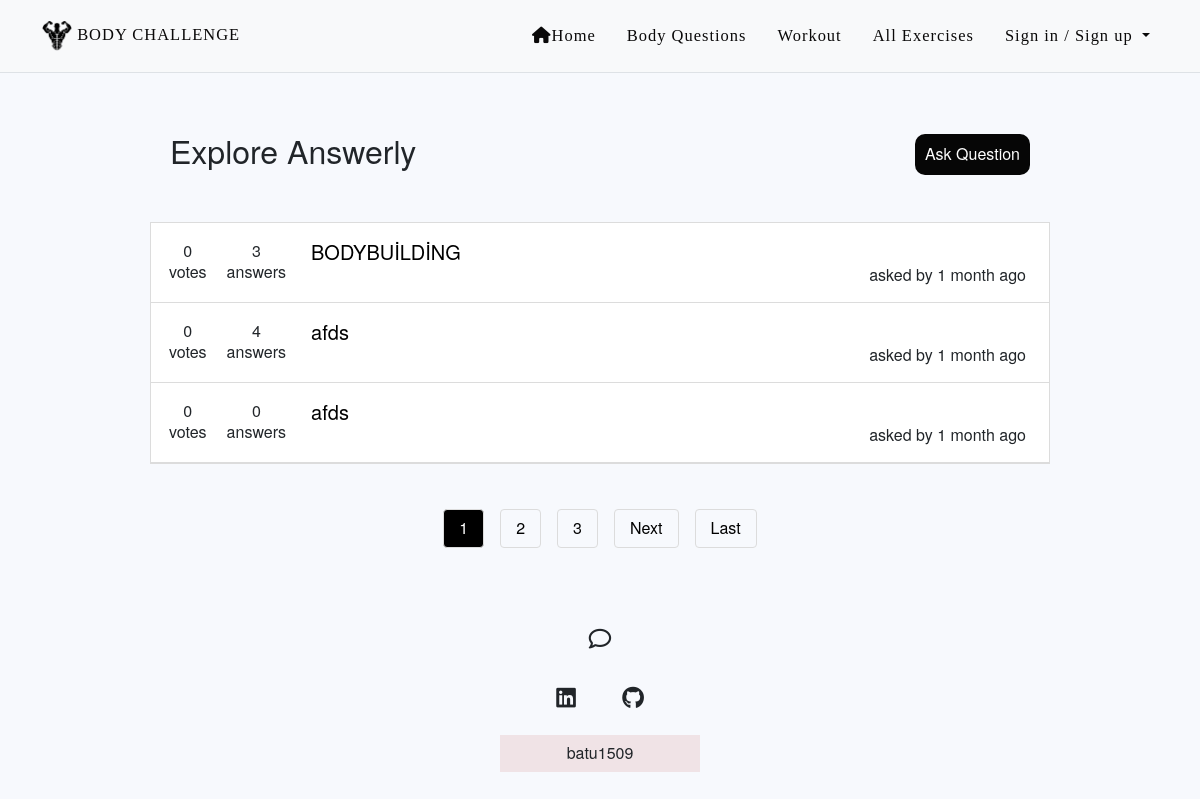
The page /questionanswer on the database its author committed.
### questionanswer/models.py (models this page shows, shortened)
class Question(models.Model):
    title = models.CharField(max_length=250)
    content = models.TextField('more information about question', blank=True, default='')
    content_markdown = models.TextField(null=True, default='')
    author = models.ForeignKey(User, on_delete=models.CASCADE, related_name='questions')
    created_at = models.DateTimeField(default=timezone.now, blank=True)
    votes = models.IntegerField('number of votes cast', default=0)

class QuestionVote(models.Model):
    question = models.OneToOneField(Question, on_delete=models.CASCADE)
    users_downvoted = models.ManyToManyField(User, related_name='downvotes', blank=True)
    users_upvoted = models.ManyToManyField(User, related_name='upvotes', blank=True)
    votes = models.IntegerField(default=0)

### questionanswer/views.py (the view)
# urls.py: path('', views.all_questions, name='all_questions'),
def all_questions(request):
    question_list = Question.objects.order_by('-created_at')
    paginator = Paginator(question_list, 3)
    page_number = request.GET.get('page')
    page_obj = paginator.get_page(page_number)
    return render(request, 'all_questions.html', {'page_obj': page_obj})

### questionanswer/templates/all_questions.html (shortened to what this page needs)
{% extends 'questionanswer.html' %}
{% load humanize %}
{% load static %}
{% block stylesheets %}
  <link rel="stylesheet" href="{% static 'css/all_questions.css' %}">
{% endblock stylesheets %}
{% block content %}
<div class="welcome_header">
  <h2 class="welcome_header__text">Explore Answerly</h2>
  <a class="welcome_header__button" href="{% url 'questionanswer:createquestion' %}">
    Ask Question
  </a>
</div>
  <div class="questions_container">
    {% for question in page_obj %}
      <div class="question bg-white">
        <div class="question__votes_container">
          <div class="question__votes">
            <div class="question__votes--number">{{ question.questionvote.votes }}</div>
            <div class="question__votes--text">votes</div>
          </div>
          <div class="question__answers">
            <div class="question__answers--number">{{ question.answer_set.all.count }}</div>
            <div class="question__answers--text">answers</div>
          </div>
        </div>
        <div class="question__summary">
          <a class="question__title" href="{% url 'questionanswer:question_details' question.id %}">
            {{question.title}}
          </a>
          <div class="question__time_and_author">
            asked by {{ question.asked_by.get_full_name }} {{ question.created_at | naturaltime }}
          </div>
        </div>
      </div>
    {% endfor %}
  </div>
  <div class="quest pagination_buttons_container">
    {% for num in page_obj.paginator.page_range %}
        {% if page_obj.number == num %}
            <a class="pagination_button current_pagination_button" href="?page= {{ num }}"> {{ num }} </a>
        {% elif num > page_obj.number|add:'-3' and num < page_obj.number|add:'3' %}
            <a class="pagination_button" href="?page= {{ num }}"> {{ num }} </a>
        {% endif %}
    {% endfor %}
    {% if page_obj.has_next %}
        <a class="pagination_button" href="?page= {{ page_obj.next_page_number }}">Next</a>
        <a class="pagination_button" href="?page= {{ page_obj.paginator.num_pages }}">Last</a>
    {% endif %}
  </div>
{% endblock content %}

### static/css/style.css (style rules this page uses)
:root { --special: #0a0909; --background: #F7F9FD; --blue: #1148ac; --gray: #14131397; }
* { margin: 0; padding: 0; border: none; }
body { line-height: 1.3; font-weight: 400; background-color: #F7F9FD; background-size: cover; -webkit-font-smoothing: antialiased; -moz-osx-font-smoothing: grayscale; font-family: Helvetica Neue,Helvetica,Arial,sans-serif; }
.quest { margin-bottom: 10%; }
a { color: var(--blue); font-weight: 500; text-decoration: none; }

### questionanswer/static/css/all_questions.css (style rules this page uses)
.welcome_header { margin: 20px auto 10px auto; padding: 10px 20px 25px; display: flex; justify-content: space-between; width: 900px; }
.welcome_header__button { align-self: center; display: inline-block; padding: 10px; border-radius: 10px; background-color: #060606; color: white; text-decoration: none; }
.questions_container { width: 900px; margin: 20px auto; border: 1px solid gainsboro; }
.question { display: flex; padding: 8px; border-bottom: 1px solid gainsboro; }
.question__votes_container { display: flex; }
.question__votes { display: flex; flex-direction: column; align-items: center; padding: 10px; }
.question__answers { display: flex; flex-direction: column; align-items: center; padding: 10px; }
.question__summary { display: flex; flex-direction: column; padding: 8px 15px; width: 100%; }
.question__title { font-size: 20px; color: #000000; }
.question__time_and_author { align-self: flex-end; }
.pagination_buttons_container { display: flex; justify-content: center; margin-top: 45px; }
.pagination_button { display: inline-block; padding: 8px 15px; border: 1px solid gainsboro; border-radius: 4px; margin: 0px 8px; color: black; }
.current_pagination_button { background-color: #000000; color: white; }

### rows shown on the page
Question: questionvote.votes "0", answer_set.all.count "3", title "BODYBUİLDİNG", created_at "1 month ago"
Question: questionvote.votes "0", answer_set.all.count "4", title "afds", created_at "1 month ago"
Question: questionvote.votes "0", answer_set.all.count "0", title "afds", created_at "1 month ago"

### other values the page prints
{{ num }} "1"
{{ num }} "2" "3"
